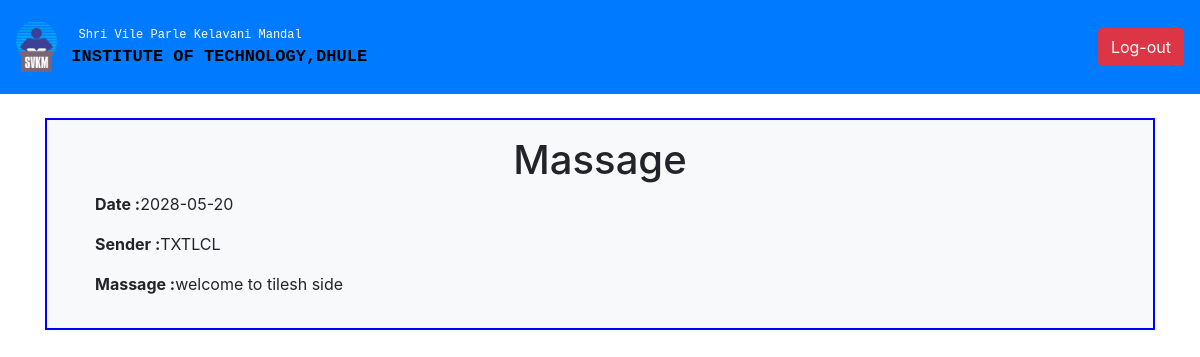
The app's page /msg_view.php?s=11144455&id=117 with its own data.
### tables this page shows
CREATE TABLE `notification` (
  `id` int(11) NOT NULL,
  `sender` text NOT NULL,
  `sid` int(60) NOT NULL,
  `stud_name` text NOT NULL,
  `msg` text NOT NULL,
  `status` varchar(20) NOT NULL,
  `date` date NOT NULL,
  `time` time NOT NULL DEFAULT current_timestamp()
);

### msg_view.php (the view, shortened to what this page needs)
<!doctype html>
<html lang="en">
  <head>
    <link rel="stylesheet" href="https://stackpath.bootstrapcdn.com/bootstrap/4.4.1/css/bootstrap.min.css">
      <link rel="stylesheet" type="text/css" href="style.css">
  </head>
  <body>
        <nav class="navbar navbar-expand-lg  navbar-dark bg-primary navbar-fixed-top">
            <img class="" src="logo.png" style="width: 3.5%; height: 1.8%">
              <pre style="font-size: 12px; color: white;">
   Shri Vile Parle Kelavani Mandal
  <b style="font-size: 17px; color: black;" class="text-uppercase">Institute Of Technology,Dhule  </b></pre>
  		<div class="ml-auto">
 				<form class="form-inline my-2 my-lg-0" action="logout.php">
               <a href="logout.php"><button class="btn btn-danger my-2 my-sm-0" type="submit">Log-out</button></a>
            </form>
         </div>
      </nav>
<?php
    include('db.php');
    $sql = mysqli_query($conn, "select * from notification where id = '".$_GET['id']."' and sid = '".$_GET['s']."' ");
    while($row=mysqli_fetch_assoc($sql)){
?>
<div class="container my-4">
        <div class=" bg-light py-3" style="border:2px solid blue;">
        	<center><h1>Massage</h1></center>
             <div class="px-5">
             	<p><b>Date :</b><?php echo $row['date']?></p>
             	<p><b>Sender :</b><?php echo $row['sender']?></p>
             	<p><b>Massage :</b><?php echo $row['msg']?></p>
             </div>
        </div>
<?php
}
?>
  </body>
</html>

### msg_view.php (style rules this page uses)
* { padding:0px; margin:0px; }

### records on screen
notification: date "2028-05-20", sender "TXTLCL", msg "welcome to tilesh side"
